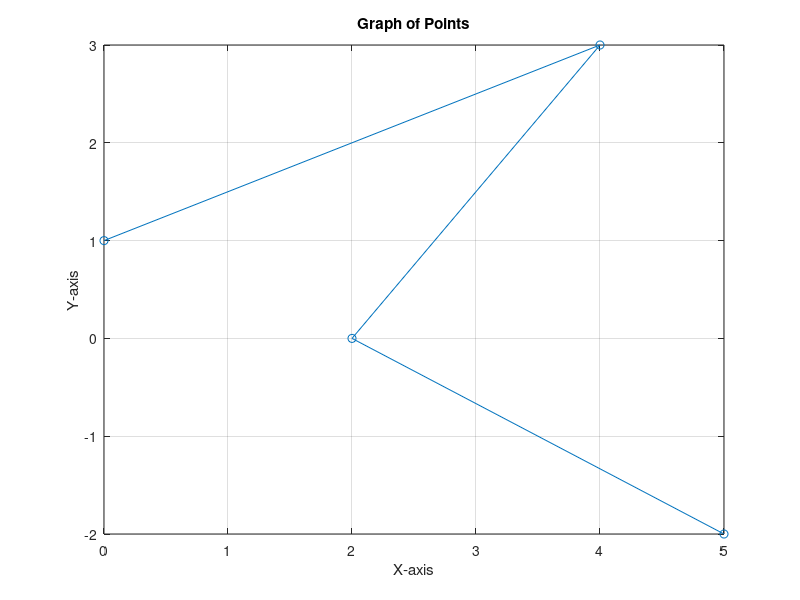

Source code (MATLAB):
%matlab code to Draw a graph that joins the points (0,1), (4,3), (2, 0) (5,-2)



% Points
x_values = [0, 4, 2, 5];
y_values = [1, 3, 0, -2];

% Plot the graph
plot(x_values, y_values, '-o');

% Add labels and title
xlabel('X-axis');
ylabel('Y-axis');
title('Graph of Points');

% Add grid
grid on;
